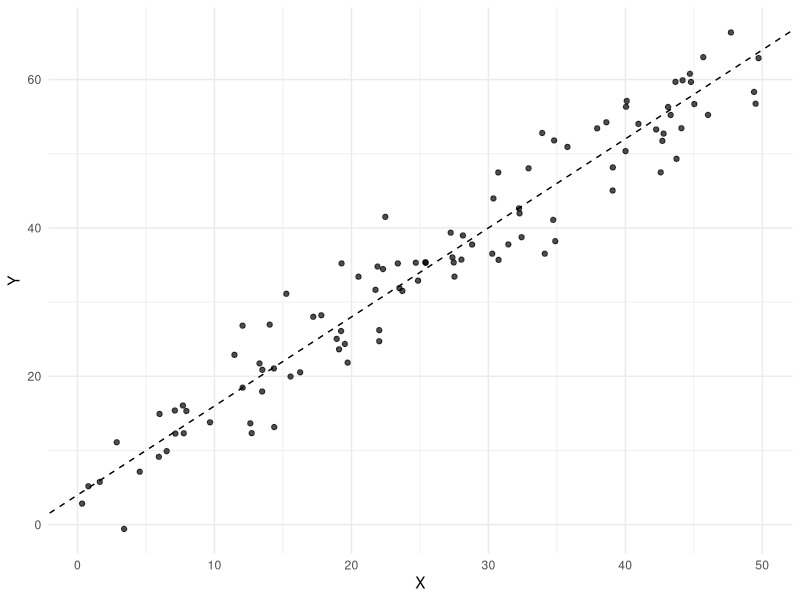

Reproduce this figure in R.
## ---- chunk 1
#| include: false
library(ggplot2)
## ---- chunk 2
50000+(5000*10)
## ---- chunk 3
pnorm(11e4,1e5, 4e3, lower.tail = FALSE)
## ---- chunk 4
n <- 100
X <- runif(n=100, min=0, max= 50)
head(X)
## ---- chunk 5
beta_0 <- 4
beta_1 <- 1.2
sigma <- 4

simple_linear_model <- function(X, beta_0, beta_1, sigma) {
  mu <- beta_0 + (beta_1 * X) 
  mu + rnorm(length(X), mean = 0, sd = sigma)
}
## ---- chunk 6
Y <- simple_linear_model(X, beta_0, beta_1, sigma)
head(Y)
## ---- chunk 7
#| label: fig-plot
#| fig-cap: "Data generated from the simple linear model $Y=4+1.2\\times X + \\varepsilon$, with $\\varepsilon\\sim N(0,16)$. Dashed line shows E[Y|X] = β0 + β1X"

library(ggplot2)

df <- data.frame(X = X, Y = Y)

ggplot(df, aes(X, Y)) +
  geom_point(alpha = 0.7) +
  geom_abline(intercept = beta_0, slope = beta_1, linetype = "dashed") +
  labs(x = "X", y = "Y") +
  theme_minimal()
